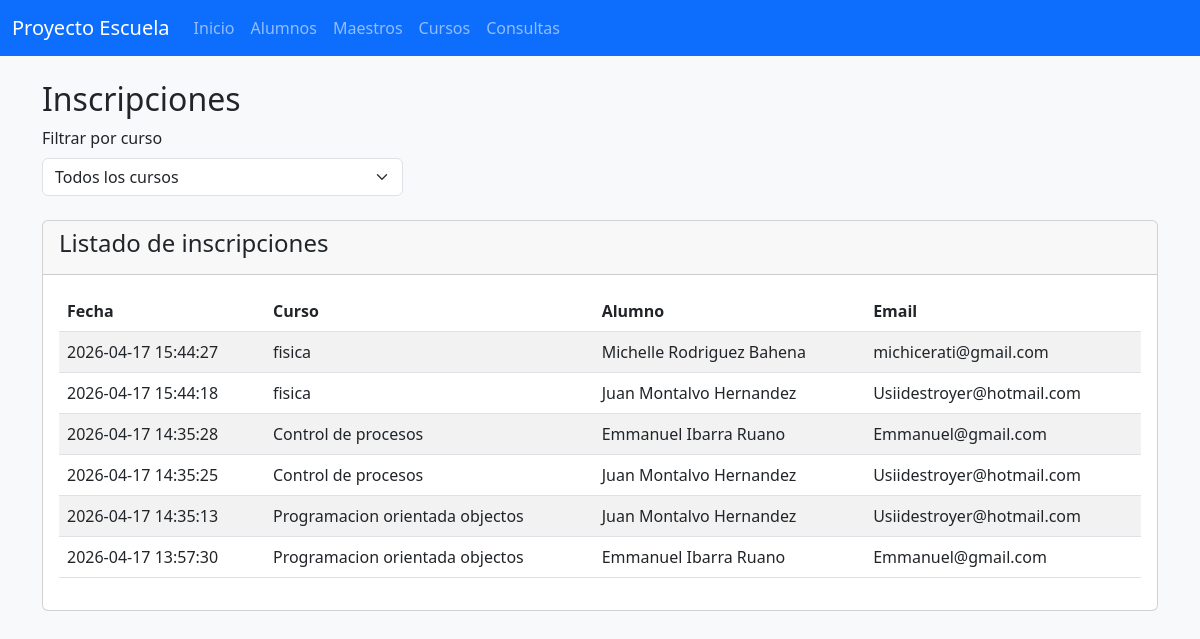
/consultas/inscripciones, run on the app's committed database.
### models.py (models this page shows, shortened)
class Inscripcion(db.Model):
    __tablename__ = 'inscripciones'
    id = db.Column(db.Integer, primary_key=True)
    alumno_id = db.Column(
        db.Integer,
        db.ForeignKey('alumnos.id'),
        nullable=False
    )
    curso_id = db.Column(
        db.Integer,
        db.ForeignKey('cursos.id'),
        nullable=False
    )
    alumno = db.relationship('Alumnos', back_populates='inscripciones')
    curso = db.relationship('Curso', back_populates='inscripciones')
    fecha_inscripcion = db.Column(
        db.DateTime,
        server_default=db.func.now()
    )
    __table_args__ = (
        db.UniqueConstraint('alumno_id', 'curso_id', name='uq_alumno_curso'),
    )

class Curso(db.Model):
    __tablename__ = 'cursos'
    id = db.Column(db.Integer, primary_key=True)
    nombre = db.Column(db.String(150), nullable=False)
    descripcion = db.Column(db.Text)
    maestro_id = db.Column(
        db.Integer,
        db.ForeignKey('maestros.matricula'),
        nullable=False
    )
    maestro = db.relationship('Maestros', back_populates='cursos')
    inscripciones = db.relationship('Inscripcion', back_populates='curso', cascade='all, delete-orphan')

class Alumnos(db.Model):
    __tablename__ = 'alumnos'
    id = db.Column(db.Integer, primary_key=True)
    nombre = db.Column(db.String(250), nullable=False)
    apaterno = db.Column(db.String(50), nullable=False)
    amaterno = db.Column(db.String(150), nullable=False)
    edad = db.Column(db.Integer, nullable=False)
    email = db.Column(db.String(50), nullable=False)
    created_date = db.Column(db.DateTime, default=datetime.datetime.now)
    inscripciones = db.relationship('Inscripcion', back_populates='alumno', cascade='all, delete-orphan')

### consultas/routes.py (the view, shortened to what this page needs)
@consultas_bp.route("/consultas/inscripciones", methods=["GET"])
def inscripciones():
    cursos = Curso.query.all()
    selected_curso_id = request.args.get('curso_id')
    curso_seleccionado = None
    query = Inscripcion.query.join(Alumnos).join(Curso).order_by(Inscripcion.fecha_inscripcion.desc())
    inscripciones = query.all()
    return render_template(
        "consultas/inscripciones.html",
        cursos=cursos,
        inscripciones=inscripciones,
        curso_seleccionado=curso_seleccionado
    )

### templates/consultas/inscripciones.html (shortened to what this page needs)
{% extends "layout.html" %}
{% block container %}
<div class="row">
    <div class="col-12">
        <h2>Inscripciones</h2>
        <form method="GET" class="mb-4">
            <div class="row g-3 align-items-end">
                <div class="col-md-4">
                    <label for="curso_id" class="form-label">Filtrar por curso</label>
                    <select id="curso_id" name="curso_id" class="form-select" onchange="this.form.submit()">
                        <option value="">Todos los cursos</option>
                    </select>
                </div>
            </div>
        </form>
        <div class="card">
            <div class="card-header d-flex justify-content-between align-items-center">
                <h4>Listado de inscripciones</h4>
            </div>
            <div class="card-body">
                <table class="table table-striped">
                    <thead>
                        <tr>
                            <th>Fecha</th>
                            <th>Curso</th>
                            <th>Alumno</th>
                            <th>Email</th>
                        </tr>
                    </thead>
                    <tbody>
                        {% for inscripcion in inscripciones %}
                        <tr>
                            <td>{{ inscripcion.fecha_inscripcion.strftime('%Y-%m-%d %H:%M:%S') if inscripcion.fecha_inscripcion else '-' }}</td>
                            <td>{{ inscripcion.curso.nombre }}</td>
                            <td>{{ inscripcion.alumno.nombre }} {{ inscripcion.alumno.apaterno }} {{ inscripcion.alumno.amaterno }}</td>
                            <td>{{ inscripcion.alumno.email }}</td>
                        </tr>
                        {% endfor %}
                    </tbody>
                </table>
            </div>
        </div>
    </div>
</div>
{% endblock %}

### data on the page
Inscripcion: fecha_inscripcion "2026-04-17 15:44:27", curso.nombre "fisica", alumno.nombre "Michelle", alumno.apaterno "Rodriguez", alumno.amaterno "Bahena", alumno.email "michicerati@gmail.com"
Inscripcion: fecha_inscripcion "2026-04-17 15:44:18", curso.nombre "fisica", alumno.nombre "Juan", alumno.apaterno "Montalvo", alumno.amaterno "Hernandez", alumno.email "Usiidestroyer@hotmail.com"
Inscripcion: fecha_inscripcion "2026-04-17 14:35:28", curso.nombre "Control de procesos", alumno.nombre "Emmanuel", alumno.apaterno "Ibarra", alumno.amaterno "Ruano", alumno.email "Emmanuel@gmail.com"
Inscripcion: fecha_inscripcion "2026-04-17 14:35:25", curso.nombre "Control de procesos", alumno.nombre "Juan", alumno.apaterno "Montalvo", alumno.amaterno "Hernandez", alumno.email "Usiidestroyer@hotmail.com"
Inscripcion: fecha_inscripcion "2026-04-17 14:35:13", curso.nombre "Programacion orientada objectos", alumno.nombre "Juan", alumno.apaterno "Montalvo", alumno.amaterno "Hernandez", alumno.email "Usiidestroyer@hotmail.com"
Inscripcion: fecha_inscripcion "2026-04-17 13:57:30", curso.nombre "Programacion orientada objectos", alumno.nombre "Emmanuel", alumno.apaterno "Ibarra", alumno.amaterno "Ruano", alumno.email "Emmanuel@gmail.com"
